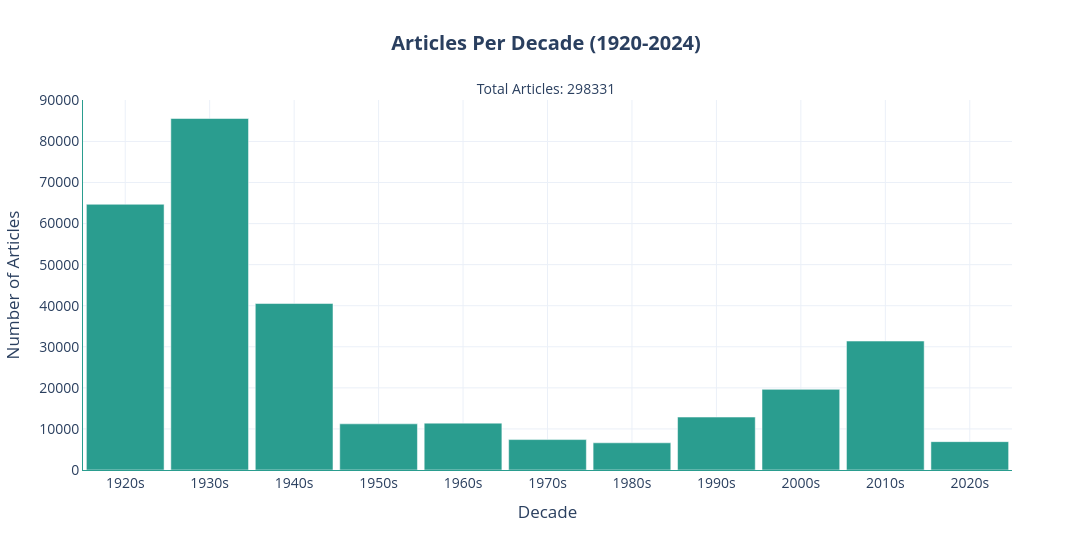

This figure's notebook cell:
### Code cell
# ────────────── Documents Per Decade ───────────────
docs_per_decade = df_corpus.groupby('decade').size().reset_index(name='count')

fig = px.bar(
    docs_per_decade,
    x='decade',
    y='count',
    labels={'decade': 'Decade', 'count': 'Number of Articles'},
    title='Articles Per Decade (1920s-2020s)',
    color_discrete_sequence=['#2A9D8F']
)

fig.update_layout(
    template='plotly_white',
    width=1100,
    height=550,
    title=dict(
        text=f"<b>Articles Per Decade (1920-2024)</b><br><br>"
             f"<sup>Total Articles: {docs_per_decade['count'].sum()}</sup>",
        x=0.5
    ),
    xaxis=dict(
        showline=True,
        linecolor='#2A9D8F',
        showgrid=True
    ),
    yaxis=dict(
        showline=True,
        linecolor='#2A9D8F',
        title='Number of Articles',
        zeroline=False,
        tickmode="array",
        tickformat='d',
        showgrid=True
    ),
    hovermode='x unified',
    font=dict(size=14),
    showlegend=False,
    bargap=0.08
)

fig.show()

html_file = OUTPUT_PATH /"Visualizations" /"articles_per_decade.html"
png_file = OUTPUT_PATH /"Visualizations" /"articles_per_decade.png"
pdf_file = OUTPUT_PATH /"Visualizations" /"articles_per_decade.pdf"

fig.write_html(html_file)
fig.write_image(png_file, width=1800, height=900, scale=3)
fig.write_image(pdf_file)

print(f"Interactive figure saved to: {html_file}")
print(f"High-resolution PNG saved to: {png_file}")
print(f"PDF saved to: {pdf_file}")

### Figure 1 — Plotly figure (JSON) as saved in the notebook; plotly's stock layout.template omitted (floating-point values rounded to 4 significant figures)
{"data": [{"hovertemplate": "Decade=%{x}<br>Number of Articles=%{y}<extra></extra>", "legendgroup": "", "marker": {"color": "#2A9D8F", "pattern": {"shape": ""}}, "name": "", "orientation": "v", "showlegend": false, "textposition": "auto", "type": "bar", "x": ["1920s", "1930s", "1940s", "1950s", "1960s", "1970s", "1980s", "1990s", "2000s", "2010s", "2020s"], "xaxis": "x", "y": [64698, 85587, 40537, 11243, 11413, 7407, 6622, 12888, 19636, 31397, 6903], "yaxis": "y"}], "layout": {"bargap": 0.08, "barmode": "relative", "font": {"size": 14}, "height": 550, "hovermode": "x unified", "legend": {"tracegroupgap": 0}, "showlegend": false, "title": {"text": "<b>Articles Per Decade (1920-2024)</b><br><br><sup>Total Articles: 298331</sup>", "x": 0.5}, "width": 1100, "xaxis": {"anchor": "y", "domain": [0, 1], "linecolor": "#2A9D8F", "showgrid": true, "showline": true, "title": {"text": "Decade"}}, "yaxis": {"anchor": "x", "domain": [0, 1], "linecolor": "#2A9D8F", "showgrid": true, "showline": true, "tickformat": "d", "tickmode": "array", "title": {"text": "Number of Articles"}, "zeroline": false}}}
